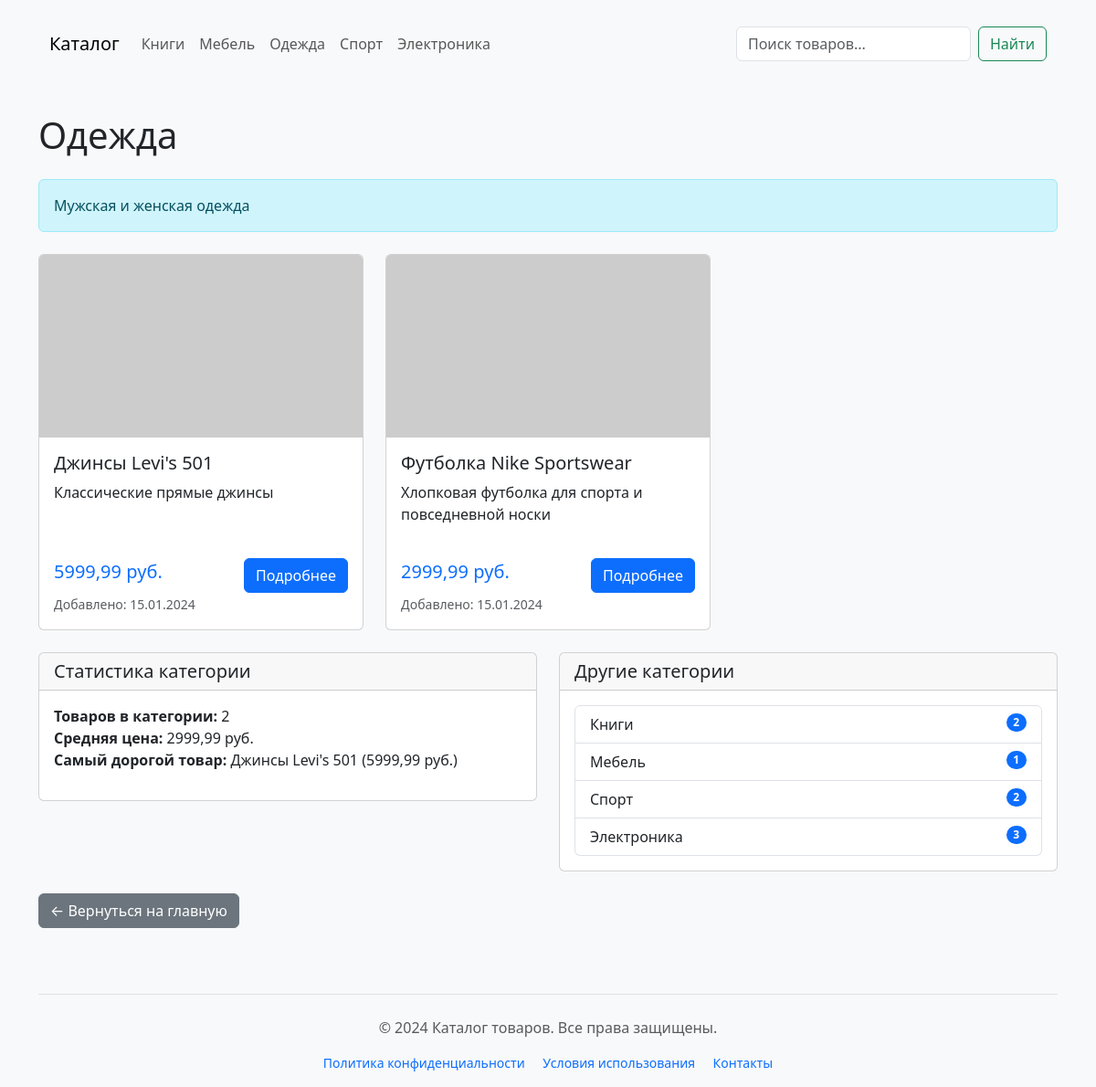
Screenshot of /category/3/ with the database file from the repository.
### catalog/models.py (models this page shows, shortened)
class Category(models.Model):
    name = models.CharField(max_length=100, verbose_name='Наименование')
    description = models.TextField(blank=True, null=True, verbose_name='Описание')
    class Meta:
        verbose_name = 'Категория'
        verbose_name_plural = 'Категории'
        ordering = ['name']

class Product(models.Model):
    name = models.CharField(max_length=100, verbose_name='Наименование')
    description = models.TextField(blank=True, null=True, verbose_name='Описание')
    image = models.ImageField(upload_to='products/', blank=True, null=True, verbose_name='Изображение')
    category = models.ForeignKey(
        Category,
        on_delete=models.SET_NULL,
        null=True,
        blank=True,
        related_name='products',
        verbose_name='Категория'
    )
    price = models.DecimalField(max_digits=10, decimal_places=2, verbose_name='Цена за покупку')
    created_at = models.DateTimeField(auto_now_add=True, verbose_name='Дата создания')
    updated_at = models.DateTimeField(auto_now=True, verbose_name='Дата последнего изменения')
    class Meta:
        verbose_name = 'Продукт'
        verbose_name_plural = 'Продукты'
        ordering = ['name']

### catalog/views.py (the view)
# urls.py: path('category/<int:category_id>/', views.category_products, name='category_products'),
def category_products(request, category_id):
    category = get_object_or_404(Category, id=category_id)
    products = Product.objects.filter(category=category)
    categories = Category.objects.all()
    return render(request, 'catalog/category.html', {
        'category': category,
        'products': products,
        'categories': categories
    })

### catalog/templates/catalog/category.html (shortened to what this page needs)
{% extends 'base.html' %}
{% block content %}
<h1 class="mb-4">{{ category.name }}</h1>
{% if category.description %}
<div class="alert alert-info mb-4">
    <p class="mb-0">{{ category.description }}</p>
</div>
{% endif %}
<div class="row">
    {% for product in products %}
    <div class="col-md-4">
        <div class="card product-card h-100">
            {% if product.image %}
            <img src="{{ product.image.url }}" class="card-img-top product-image" alt="{{ product.name }}">
            {% else %}
            <img src="https://via.placeholder.com/300x200?text=No+Image" class="card-img-top product-image" alt="Нет изображения">
            {% endif %}
            <div class="card-body d-flex flex-column">
                <h5 class="card-title">{{ product.name }}</h5>
                <p class="card-text truncate flex-grow-1">
                    {{ product.description|truncatechars:100 }}
                </p>
                <div class="mt-auto">
                    <div class="d-flex justify-content-between align-items-center">
                        <span class="h5 text-primary">{{ product.price }} руб.</span>
                        <a href="{% url 'product_detail' product.id %}" class="btn btn-primary">
                            Подробнее
                        </a>
                    </div>
                    <small class="text-muted">
                        Добавлено: {{ product.created_at|date:"d.m.Y" }}
                    </small>
                </div>
            </div>
        </div>
    </div>
    {% endfor %}
</div>
{% if products %}
<div class="mt-4">
    <div class="row">
        <div class="col-md-6">
            <div class="card">
                <div class="card-header">
                    <h5 class="mb-0">Статистика категории</h5>
                </div>
                <div class="card-body">
                    <ul class="list-unstyled">
                        <li><strong>Товаров в категории:</strong> {{ products|length }}</li>
                        <li><strong>Средняя цена:</strong>
                            {% with avg_price=products|dictsort:"price" %}
                                {% if avg_price %}
                                    {{ avg_price.0.price }} руб.
                                {% else %}
                                    -
                                {% endif %}
                            {% endwith %}
                        </li>
                        <li><strong>Самый дорогой товар:</strong>
                            {% with max_price=products|dictsortreversed:"price"|first %}
                                {% if max_price %}
                                    {{ max_price.name }} ({{ max_price.price }} руб.)
                                {% else %}
                                    -
                                {% endif %}
                            {% endwith %}
                        </li>
                    </ul>
                </div>
            </div>
        </div>
        <div class="col-md-6">
            <div class="card">
                <div class="card-header">
                    <h5 class="mb-0">Другие категории</h5>
                </div>
                <div class="card-body">
                    <div class="list-group">
                        {% for cat in categories %}
                            {% if cat.id != category.id %}
                            <a href="{% url 'category_products' cat.id %}" class="list-group-item list-group-item-action">
                                {{ cat.name }}
                                <span class="badge bg-primary rounded-pill float-end">
                                    {{ cat.products.count }}
                                </span>
                            </a>
                            {% endif %}
                        {% endfor %}
                    </div>
                </div>
            </div>
        </div>
    </div>
</div>
{% endif %}
<div class="mt-4">
    <a href="{% url 'index' %}" class="btn btn-secondary">
        ← Вернуться на главную
    </a>
</div>
{% endblock %}

### catalog/templates/includes/menu.html
<nav class="navbar navbar-expand-lg navbar-light bg-light mb-4">
    <div class="container-fluid">
        <a class="navbar-brand" href="{% url 'index' %}">Каталог</a>
        <div class="collapse navbar-collapse">
            <ul class="navbar-nav me-auto">
                {% for category in categories %}
                <li class="nav-item">
                    <a class="nav-link" href="{% url 'category_products' category.id %}">
                        {{ category.name }}
                    </a>
                </li>
                {% endfor %}
            </ul>
            <form class="d-flex" method="get" action="#">
                <input class="form-control me-2" type="search" placeholder="Поиск товаров...">
                <button class="btn btn-outline-success" type="submit">Найти</button>
            </form>
        </div>
    </div>
</nav>

### catalog/templates/base.html (style rules this page uses)
body { padding-top: 20px; background-color: #f8f9fa; }
.product-card { margin-bottom: 20px; transition: transform 0.2s; }
.product-image { height: 200px; object-fit: cover; }
.truncate { overflow: hidden; text-overflow: ellipsis; display: -webkit-box; -webkit-line-clamp: 3; -webkit-box-orient: vertical; }
.card-header { font-weight: 600; }

### rows the page displays
Category: name "Книги", products.count "2"
Category: name "Мебель", products.count "1"
Category: name "Одежда", description "Мужская и женская одежда"
Category: name "Спорт", products.count "2"
Category: name "Электроника", products.count "3"
Product: name "Джинсы Levi's 501", description "Классические прямые джинсы", price "5999,99", created_at "15.01.2024"
Product: name "Футболка Nike Sportswear", description "Хлопковая футболка для спорта и повседневной носки", price "2999,99", created_at "15.01.2024"

### other values shown
{{ products|length }} "2"
